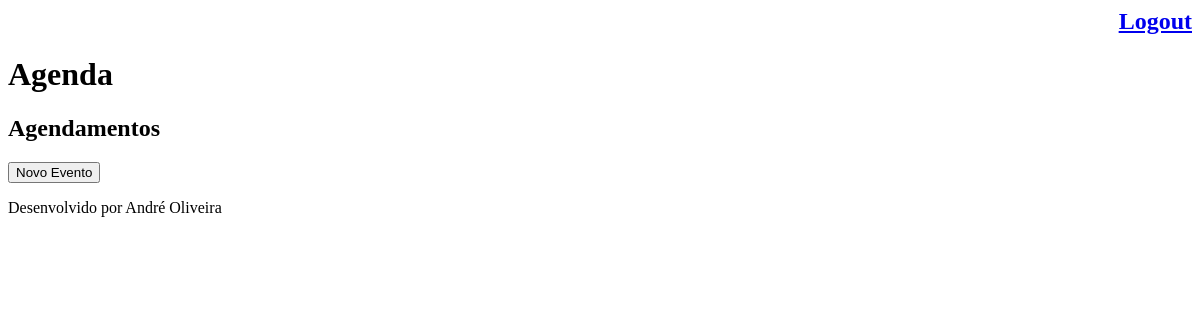
Page /agenda/ (signed in) on the earlier database version.
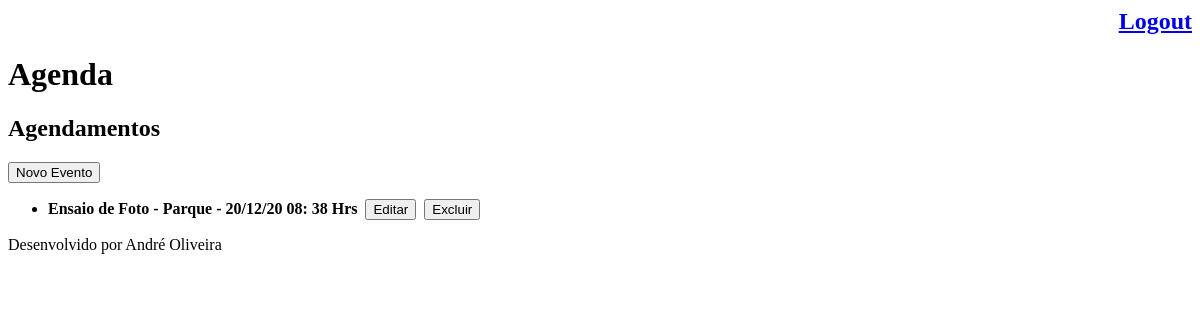
Same page on the later database version.
### core/models.py (models this page shows, shortened)
class Evento(models.Model):
    titulo = models.CharField(max_length=100)
    descricao = models.TextField(blank=True, null=True)
    data_evento = models.DateTimeField(verbose_name='Data do Evento')
    data_criacao = models.DateTimeField(auto_now=True)
    local = models.CharField(max_length=50, blank=True, null=True)
    usuario = models.ForeignKey(User, on_delete=models.CASCADE)
    class Meta :
        db_table = 'evento'
    def get_data_evento(self):
        return self.data_evento.strftime('%d/%m/%y %H: %M Hrs')
    def get_evento_atrasado(self):
        if self.data_evento < datetime.now():
            return True
        return False

### core/views.py (the view)
# urls.py: path('agenda/', views.lista_eventos),
@login_required(login_url='/login/')
def lista_eventos(request):
    data_atual = datetime.now() - timedelta(hours=1)
    evento = Evento.objects.filter(data_evento__gt=data_atual)
    dados = {'eventos': evento}
    return render(request, 'agenda.html', dados)

### templates/agenda.html
{% extends "page.html" %}
{% block content %}
    <h2>Agendamentos</h2>
    <a href="evento/">
        <button type="button">Novo Evento</button>
    </a>
    <ul>
        {% for evento in eventos %}
        <li>
            <div style={% if evento.get_evento_atrasado %} "color:red" {% endif %}>
                <strong>
                    {{evento.titulo}} - {{evento.local}} - {{evento.get_data_evento}}
                </strong>
                &nbsp;<a href="evento/?id={{ evento.id }}"><button type="button">Editar</button></a>&nbsp;
                <a href="evento/delete/{{ evento.id }}"><button type="button">Excluir</button></a>
            </div>
        </li>
        {% endfor %}
    </ul>
{% endblock %}

### templates/page.html
<html lang="pt-br">
<head>
    {% include "header.html" %}
</head>
<body>
    {% block content %} {% endblock %}
    {% include "footer.html" %}
</body>
</html>

### templates/header.html (shortened to what this page needs)
    <div align="right">
        <a href="/logout"><h2>Logout</h2></a>
    </div>
    <h1>Agenda</h1>

### templates/footer.html
<p>Desenvolvido por André Oliveira</p>

Differences in the rows shown:
added Evento: titulo "Ensaio de Foto", local "Parque", get_data_evento "20/12/20 08: 38 Hrs"
